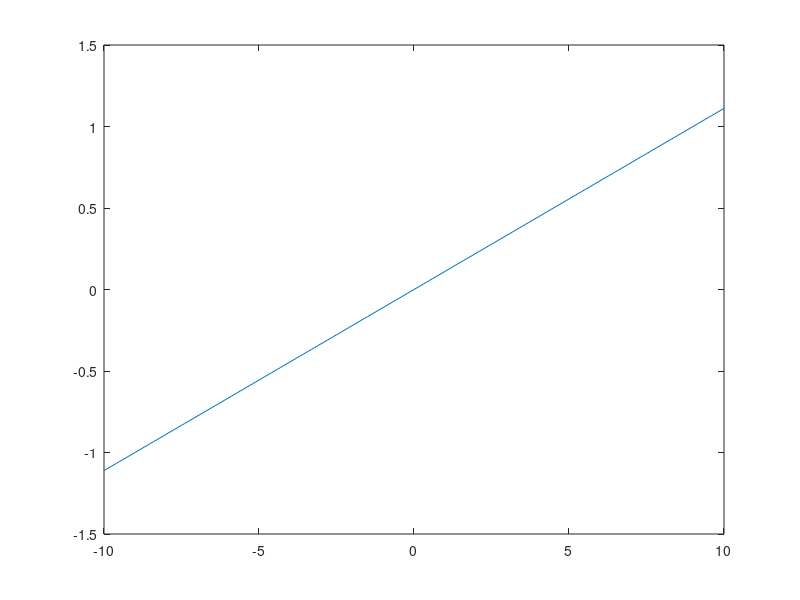

Write the MATLAB code that produced this figure.
pressure = 1.0;
velocity = 300.0;
dyn_pressure = pressure * velocity ^ 2;
acc = -10.0:0.1:10.0;
div_acc = acc ./ dyn_pressure;
normalized_acc = div_acc .* 1e4;
plot(acc, normalized_acc)